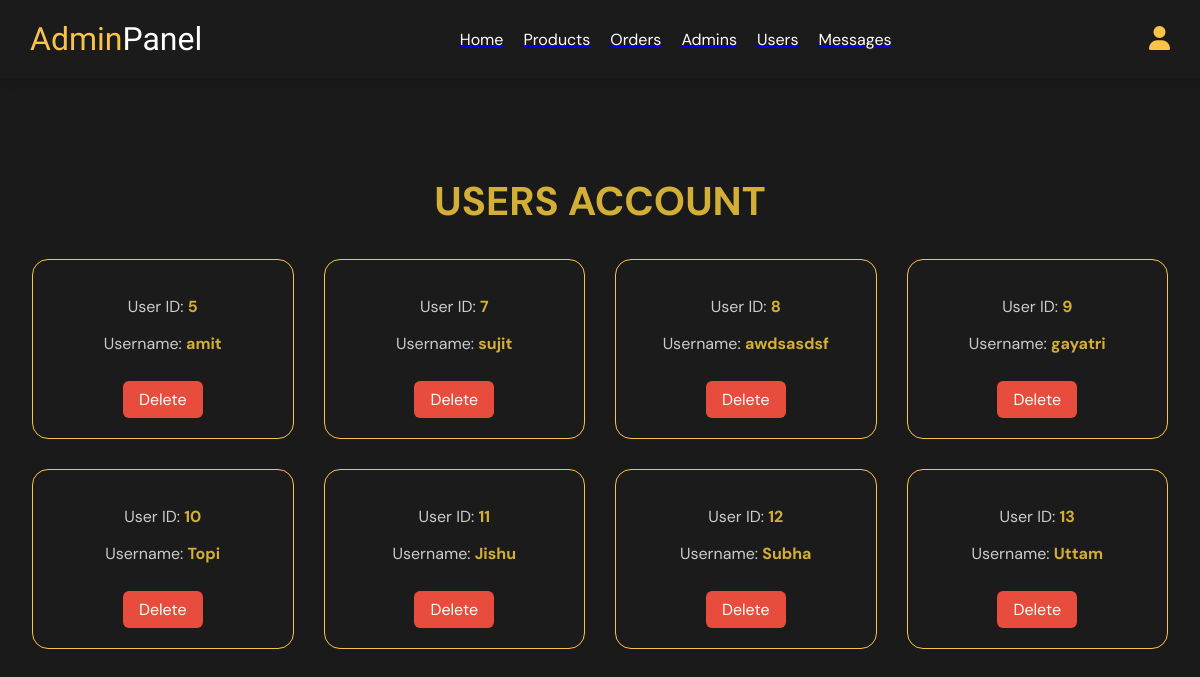
/admin/users_accounts.php (signed in), run on the app's committed database.
### tables this page shows
CREATE TABLE `users` (
  `id` int(100) NOT NULL,
  `name` varchar(20) NOT NULL,
  `email` varchar(50) NOT NULL,
  `number` varchar(10) NOT NULL,
  `password` varchar(50) NOT NULL,
  `address` varchar(500) NOT NULL
);

### admin/users_accounts.php (the view, shortened to what this page needs)
<?php
include '../components/connect.php';
?>
 <!DOCTYPE html>
<html lang="en">
<head>
  <link rel="stylesheet" href="https://cdnjs.cloudflare.com/ajax/libs/font-awesome/6.1.1/css/all.min.css" />
</head>
<body>
<?php include '../components/admin_header.php'; ?>
<section class="accounts">
   <h1>Users Account</h1>
   <div class="box-container">
      <?php
         $select_account = $conn->prepare("SELECT * FROM `users`");
         $select_account->execute();
         if($select_account->rowCount() > 0){
            while($fetch_accounts = $select_account->fetch(PDO::FETCH_ASSOC)){
      ?>
      <div class="box">
         <p>User ID: <span><?= $fetch_accounts['id']; ?></span></p>
         <p>Username: <span><?= $fetch_accounts['name']; ?></span></p>
         <a href="users_accounts.php?delete=<?= $fetch_accounts['id']; ?>" class="delete-btn" onclick="return confirm('Delete this account?');">Delete</a>
      </div>
      <?php
         }
      } else {
         echo '<p class="empty">No accounts available</p>';
      }
      ?>
   </div>
</section>
</body>
</html>

### admin/users_accounts.php (style rules this page uses)
body { font-family: 'DM Sans', sans-serif; margin: 0; padding: 0; background-color: var(--eerie-black, #0e0e0e); color: white; }
.accounts { padding: 4rem 2rem; background-color: #1a1a1a; min-height: 100vh; }
.accounts h1 { text-align: center; color: #d4af37; font-size: 2.5rem; margin-bottom: 2rem; text-transform: uppercase; }
.box-container { display: grid; grid-template-columns: repeat(auto-fit, minmax(250px, 1fr)); gap: 30px; }
.box { background-color: var(--smoky-black-2, #1c1b1b); border: 1px solid var(--gold-crayola, #f9c349); border-radius: 16px; padding: 20px; text-align: center; transition: transform 0.3s; }
.box p { color: var(--light-gray, #ccc); font-size: 1rem; margin-bottom: 15px; }
.box span { color: #d4af37; font-weight: bold; }
.delete-btn { display: inline-block; background-color: #e74c3c; color: #fff; padding: 8px 16px; border-radius: 6px; text-decoration: none; transition: 0.3s ease; margin-top: 12px; }

### data on the page
users: id "5", name "amit"
users: id "7", name "sujit"
users: id "8", name "awdsasdsf"
users: id "9", name "gayatri"
users: id "10", name "Topi"
users: id "11", name "Jishu"
users: id "12", name "Subha"
users: id "13", name "Uttam"
